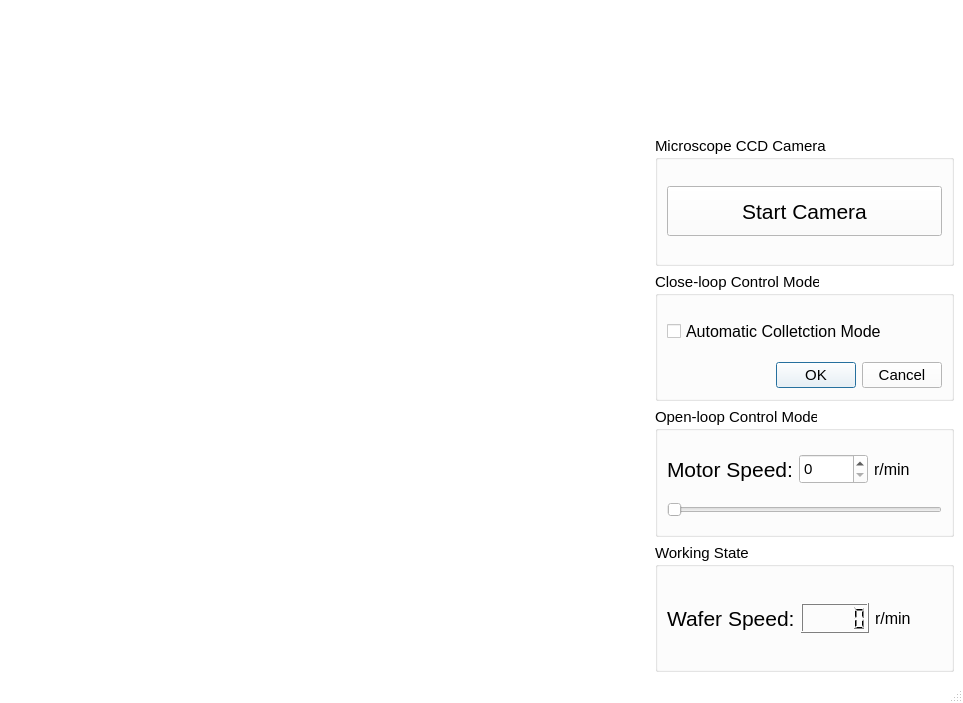
<?xml version="1.0" encoding="UTF-8"?>
<ui version="4.0">
 <class>MainWindowASUM</class>
 <widget class="QMainWindow" name="MainWindowASUM">
  <property name="geometry">
   <rect>
    <x>0</x>
    <y>0</y>
    <width>963</width>
    <height>703</height>
   </rect>
  </property>
  <property name="sizePolicy">
   <sizepolicy hsizetype="Expanding" vsizetype="Expanding">
    <horstretch>0</horstretch>
    <verstretch>0</verstretch>
   </sizepolicy>
  </property>
  <property name="palette">
   <palette>
    <active>
     <colorrole role="WindowText">
      <brush brushstyle="SolidPattern">
       <color alpha="255">
        <red>0</red>
        <green>0</green>
        <blue>0</blue>
       </color>
      </brush>
     </colorrole>
     <colorrole role="Button">
      <brush brushstyle="SolidPattern">
       <color alpha="255">
        <red>255</red>
        <green>255</green>
        <blue>255</blue>
       </color>
      </brush>
     </colorrole>
     <colorrole role="Light">
      <brush brushstyle="SolidPattern">
       <color alpha="255">
        <red>255</red>
        <green>255</green>
        <blue>255</blue>
       </color>
      </brush>
     </colorrole>
     <colorrole role="Midlight">
      <brush brushstyle="SolidPattern">
       <color alpha="255">
        <red>255</red>
        <green>255</green>
        <blue>255</blue>
       </color>
      </brush>
     </colorrole>
     <colorrole role="Dark">
      <brush brushstyle="SolidPattern">
       <color alpha="255">
        <red>127</red>
        <green>127</green>
        <blue>127</blue>
       </color>
      </brush>
     </colorrole>
     <colorrole role="Mid">
      <brush brushstyle="SolidPattern">
       <color alpha="255">
        <red>170</red>
        <green>170</green>
        <blue>170</blue>
       </color>
      </brush>
     </colorrole>
     <colorrole role="Text">
      <brush brushstyle="SolidPattern">
       <color alpha="255">
        <red>0</red>
        <green>0</green>
        <blue>0</blue>
       </color>
      </brush>
     </colorrole>
     <colorrole role="BrightText">
      <brush brushstyle="SolidPattern">
       <color alpha="255">
        <red>255</red>
        <green>255</green>
        <blue>255</blue>
       </color>
      </brush>
     </colorrole>
     <colorrole role="ButtonText">
      <brush brushstyle="SolidPattern">
       <color alpha="255">
        <red>0</red>
        <green>0</green>
        <blue>0</blue>
       </color>
      </brush>
     </colorrole>
     <colorrole role="Base">
      <brush brushstyle="SolidPattern">
       <color alpha="255">
        <red>255</red>
        <green>255</green>
        <blue>255</blue>
       </color>
      </brush>
     </colorrole>
     <colorrole role="Window">
      <brush brushstyle="SolidPattern">
       <color alpha="255">
        <red>255</red>
        <green>255</green>
        <blue>255</blue>
       </color>
      </brush>
     </colorrole>
     <colorrole role="Shadow">
      <brush brushstyle="SolidPattern">
       <color alpha="255">
        <red>0</red>
        <green>0</green>
        <blue>0</blue>
       </color>
      </brush>
     </colorrole>
     <colorrole role="AlternateBase">
      <brush brushstyle="SolidPattern">
       <color alpha="255">
        <red>255</red>
        <green>255</green>
        <blue>255</blue>
       </color>
      </brush>
     </colorrole>
     <colorrole role="ToolTipBase">
      <brush brushstyle="SolidPattern">
       <color alpha="255">
        <red>255</red>
        <green>255</green>
        <blue>220</blue>
       </color>
      </brush>
     </colorrole>
     <colorrole role="ToolTipText">
      <brush brushstyle="SolidPattern">
       <color alpha="255">
        <red>0</red>
        <green>0</green>
        <blue>0</blue>
       </color>
      </brush>
     </colorrole>
    </active>
    <inactive>
     <colorrole role="WindowText">
      <brush brushstyle="SolidPattern">
       <color alpha="255">
        <red>0</red>
        <green>0</green>
        <blue>0</blue>
       </color>
      </brush>
     </colorrole>
     <colorrole role="Button">
      <brush brushstyle="SolidPattern">
       <color alpha="255">
        <red>255</red>
        <green>255</green>
        <blue>255</blue>
       </color>
      </brush>
     </colorrole>
     <colorrole role="Light">
      <brush brushstyle="SolidPattern">
       <color alpha="255">
        <red>255</red>
        <green>255</green>
        <blue>255</blue>
       </color>
      </brush>
     </colorrole>
     <colorrole role="Midlight">
      <brush brushstyle="SolidPattern">
       <color alpha="255">
        <red>255</red>
        <green>255</green>
        <blue>255</blue>
       </color>
      </brush>
     </colorrole>
     <colorrole role="Dark">
      <brush brushstyle="SolidPattern">
       <color alpha="255">
        <red>127</red>
        <green>127</green>
        <blue>127</blue>
       </color>
      </brush>
     </colorrole>
     <colorrole role="Mid">
      <brush brushstyle="SolidPattern">
       <color alpha="255">
        <red>170</red>
        <green>170</green>
        <blue>170</blue>
       </color>
      </brush>
     </colorrole>
     <colorrole role="Text">
      <brush brushstyle="SolidPattern">
       <color alpha="255">
        <red>0</red>
        <green>0</green>
        <blue>0</blue>
       </color>
      </brush>
     </colorrole>
     <colorrole role="BrightText">
      <brush brushstyle="SolidPattern">
       <color alpha="255">
        <red>255</red>
        <green>255</green>
        <blue>255</blue>
       </color>
      </brush>
     </colorrole>
     <colorrole role="ButtonText">
      <brush brushstyle="SolidPattern">
       <color alpha="255">
        <red>0</red>
        <green>0</green>
        <blue>0</blue>
       </color>
      </brush>
     </colorrole>
     <colorrole role="Base">
      <brush brushstyle="SolidPattern">
       <color alpha="255">
        <red>255</red>
        <green>255</green>
        <blue>255</blue>
       </color>
      </brush>
     </colorrole>
     <colorrole role="Window">
      <brush brushstyle="SolidPattern">
       <color alpha="255">
        <red>255</red>
        <green>255</green>
        <blue>255</blue>
       </color>
      </brush>
     </colorrole>
     <colorrole role="Shadow">
      <brush brushstyle="SolidPattern">
       <color alpha="255">
        <red>0</red>
        <green>0</green>
        <blue>0</blue>
       </color>
      </brush>
     </colorrole>
     <colorrole role="AlternateBase">
      <brush brushstyle="SolidPattern">
       <color alpha="255">
        <red>255</red>
        <green>255</green>
        <blue>255</blue>
       </color>
      </brush>
     </colorrole>
     <colorrole role="ToolTipBase">
      <brush brushstyle="SolidPattern">
       <color alpha="255">
        <red>255</red>
        <green>255</green>
        <blue>220</blue>
       </color>
      </brush>
     </colorrole>
     <colorrole role="ToolTipText">
      <brush brushstyle="SolidPattern">
       <color alpha="255">
        <red>0</red>
        <green>0</green>
        <blue>0</blue>
       </color>
      </brush>
     </colorrole>
    </inactive>
    <disabled>
     <colorrole role="WindowText">
      <brush brushstyle="SolidPattern">
       <color alpha="255">
        <red>127</red>
        <green>127</green>
        <blue>127</blue>
       </color>
      </brush>
     </colorrole>
     <colorrole role="Button">
      <brush brushstyle="SolidPattern">
       <color alpha="255">
        <red>255</red>
        <green>255</green>
        <blue>255</blue>
       </color>
      </brush>
     </colorrole>
     <colorrole role="Light">
      <brush brushstyle="SolidPattern">
       <color alpha="255">
        <red>255</red>
        <green>255</green>
        <blue>255</blue>
       </color>
      </brush>
     </colorrole>
     <colorrole role="Midlight">
      <brush brushstyle="SolidPattern">
       <color alpha="255">
        <red>255</red>
        <green>255</green>
        <blue>255</blue>
       </color>
      </brush>
     </colorrole>
     <colorrole role="Dark">
      <brush brushstyle="SolidPattern">
       <color alpha="255">
        <red>127</red>
        <green>127</green>
        <blue>127</blue>
       </color>
      </brush>
     </colorrole>
     <colorrole role="Mid">
      <brush brushstyle="SolidPattern">
       <color alpha="255">
        <red>170</red>
        <green>170</green>
        <blue>170</blue>
       </color>
      </brush>
     </colorrole>
     <colorrole role="Text">
      <brush brushstyle="SolidPattern">
       <color alpha="255">
        <red>127</red>
        <green>127</green>
        <blue>127</blue>
       </color>
      </brush>
     </colorrole>
     <colorrole role="BrightText">
      <brush brushstyle="SolidPattern">
       <color alpha="255">
        <red>255</red>
        <green>255</green>
        <blue>255</blue>
       </color>
      </brush>
     </colorrole>
     <colorrole role="ButtonText">
      <brush brushstyle="SolidPattern">
       <color alpha="255">
        <red>127</red>
        <green>127</green>
        <blue>127</blue>
       </color>
      </brush>
     </colorrole>
     <colorrole role="Base">
      <brush brushstyle="SolidPattern">
       <color alpha="255">
        <red>255</red>
        <green>255</green>
        <blue>255</blue>
       </color>
      </brush>
     </colorrole>
     <colorrole role="Window">
      <brush brushstyle="SolidPattern">
       <color alpha="255">
        <red>255</red>
        <green>255</green>
        <blue>255</blue>
       </color>
      </brush>
     </colorrole>
     <colorrole role="Shadow">
      <brush brushstyle="SolidPattern">
       <color alpha="255">
        <red>0</red>
        <green>0</green>
        <blue>0</blue>
       </color>
      </brush>
     </colorrole>
     <colorrole role="AlternateBase">
      <brush brushstyle="SolidPattern">
       <color alpha="255">
        <red>255</red>
        <green>255</green>
        <blue>255</blue>
       </color>
      </brush>
     </colorrole>
     <colorrole role="ToolTipBase">
      <brush brushstyle="SolidPattern">
       <color alpha="255">
        <red>255</red>
        <green>255</green>
        <blue>220</blue>
       </color>
      </brush>
     </colorrole>
     <colorrole role="ToolTipText">
      <brush brushstyle="SolidPattern">
       <color alpha="255">
        <red>0</red>
        <green>0</green>
        <blue>0</blue>
       </color>
      </brush>
     </colorrole>
    </disabled>
   </palette>
  </property>
  <property name="windowTitle">
   <string>ASUM GUI</string>
  </property>
  <property name="layoutDirection">
   <enum>Qt::LeftToRight</enum>
  </property>
  <widget class="QWidget" name="centralwidget">
   <layout class="QGridLayout" name="gridLayout">
    <item row="1" column="0">
     <widget class="QLabel" name="image_label">
      <property name="sizePolicy">
       <sizepolicy hsizetype="MinimumExpanding" vsizetype="MinimumExpanding">
        <horstretch>0</horstretch>
        <verstretch>0</verstretch>
       </sizepolicy>
      </property>
      <property name="minimumSize">
       <size>
        <width>640</width>
        <height>512</height>
       </size>
      </property>
      <property name="palette">
       <palette>
        <active>
         <colorrole role="WindowText">
          <brush brushstyle="SolidPattern">
           <color alpha="255">
            <red>0</red>
            <green>0</green>
            <blue>0</blue>
           </color>
          </brush>
         </colorrole>
         <colorrole role="Button">
          <brush brushstyle="SolidPattern">
           <color alpha="255">
            <red>255</red>
            <green>255</green>
            <blue>255</blue>
           </color>
          </brush>
         </colorrole>
         <colorrole role="Light">
          <brush brushstyle="SolidPattern">
           <color alpha="255">
            <red>255</red>
            <green>255</green>
            <blue>255</blue>
           </color>
          </brush>
         </colorrole>
         <colorrole role="Midlight">
          <brush brushstyle="SolidPattern">
           <color alpha="255">
            <red>255</red>
            <green>255</green>
            <blue>255</blue>
           </color>
          </brush>
         </colorrole>
         <colorrole role="Dark">
          <brush brushstyle="SolidPattern">
           <color alpha="255">
            <red>127</red>
            <green>127</green>
            <blue>127</blue>
           </color>
          </brush>
         </colorrole>
         <colorrole role="Mid">
          <brush brushstyle="SolidPattern">
           <color alpha="255">
            <red>170</red>
            <green>170</green>
            <blue>170</blue>
           </color>
          </brush>
         </colorrole>
         <colorrole role="Text">
          <brush brushstyle="SolidPattern">
           <color alpha="255">
            <red>0</red>
            <green>0</green>
            <blue>0</blue>
           </color>
          </brush>
         </colorrole>
         <colorrole role="BrightText">
          <brush brushstyle="SolidPattern">
           <color alpha="255">
            <red>255</red>
            <green>255</green>
            <blue>255</blue>
           </color>
          </brush>
         </colorrole>
         <colorrole role="ButtonText">
          <brush brushstyle="SolidPattern">
           <color alpha="255">
            <red>0</red>
            <green>0</green>
            <blue>0</blue>
           </color>
          </brush>
         </colorrole>
         <colorrole role="Base">
          <brush brushstyle="SolidPattern">
           <color alpha="255">
            <red>255</red>
            <green>255</green>
            <blue>255</blue>
           </color>
          </brush>
         </colorrole>
         <colorrole role="Window">
          <brush brushstyle="SolidPattern">
           <color alpha="255">
            <red>255</red>
            <green>255</green>
            <blue>255</blue>
           </color>
          </brush>
         </colorrole>
         <colorrole role="Shadow">
          <brush brushstyle="SolidPattern">
           <color alpha="255">
            <red>0</red>
            <green>0</green>
            <blue>0</blue>
           </color>
          </brush>
         </colorrole>
         <colorrole role="AlternateBase">
          <brush brushstyle="SolidPattern">
           <color alpha="255">
            <red>255</red>
            <green>255</green>
            <blue>255</blue>
           </color>
          </brush>
         </colorrole>
         <colorrole role="ToolTipBase">
          <brush brushstyle="SolidPattern">
           <color alpha="255">
            <red>255</red>
            <green>255</green>
            <blue>220</blue>
           </color>
          </brush>
         </colorrole>
         <colorrole role="ToolTipText">
          <brush brushstyle="SolidPattern">
           <color alpha="255">
            <red>0</red>
            <green>0</green>
            <blue>0</blue>
           </color>
          </brush>
         </colorrole>
        </active>
        <inactive>
         <colorrole role="WindowText">
          <brush brushstyle="SolidPattern">
           <color alpha="255">
            <red>0</red>
            <green>0</green>
            <blue>0</blue>
           </color>
          </brush>
         </colorrole>
         <colorrole role="Button">
          <brush brushstyle="SolidPattern">
           <color alpha="255">
            <red>255</red>
            <green>255</green>
            <blue>255</blue>
           </color>
          </brush>
         </colorrole>
         <colorrole role="Light">
          <brush brushstyle="SolidPattern">
           <color alpha="255">
            <red>255</red>
            <green>255</green>
            <blue>255</blue>
           </color>
          </brush>
         </colorrole>
         <colorrole role="Midlight">
          <brush brushstyle="SolidPattern">
           <color alpha="255">
            <red>255</red>
            <green>255</green>
            <blue>255</blue>
           </color>
          </brush>
         </colorrole>
         <colorrole role="Dark">
          <brush brushstyle="SolidPattern">
           <color alpha="255">
            <red>127</red>
            <green>127</green>
            <blue>127</blue>
           </color>
          </brush>
         </colorrole>
         <colorrole role="Mid">
          <brush brushstyle="SolidPattern">
           <color alpha="255">
            <red>170</red>
            <green>170</green>
            <blue>170</blue>
           </color>
          </brush>
         </colorrole>
         <colorrole role="Text">
          <brush brushstyle="SolidPattern">
           <color alpha="255">
            <red>0</red>
            <green>0</green>
            <blue>0</blue>
           </color>
          </brush>
         </colorrole>
         <colorrole role="BrightText">
          <brush brushstyle="SolidPattern">
           <color alpha="255">
            <red>255</red>
            <green>255</green>
            <blue>255</blue>
           </color>
          </brush>
         </colorrole>
         <colorrole role="ButtonText">
          <brush brushstyle="SolidPattern">
           <color alpha="255">
            <red>0</red>
            <green>0</green>
            <blue>0</blue>
           </color>
          </brush>
         </colorrole>
         <colorrole role="Base">
          <brush brushstyle="SolidPattern">
           <color alpha="255">
            <red>255</red>
            <green>255</green>
            <blue>255</blue>
           </color>
          </brush>
         </colorrole>
         <colorrole role="Window">
          <brush brushstyle="SolidPattern">
           <color alpha="255">
            <red>255</red>
            <green>255</green>
            <blue>255</blue>
           </color>
          </brush>
         </colorrole>
         <colorrole role="Shadow">
          <brush brushstyle="SolidPattern">
           <color alpha="255">
            <red>0</red>
            <green>0</green>
            <blue>0</blue>
           </color>
          </brush>
         </colorrole>
         <colorrole role="AlternateBase">
          <brush brushstyle="SolidPattern">
           <color alpha="255">
            <red>255</red>
            <green>255</green>
            <blue>255</blue>
           </color>
          </brush>
         </colorrole>
         <colorrole role="ToolTipBase">
          <brush brushstyle="SolidPattern">
           <color alpha="255">
            <red>255</red>
            <green>255</green>
            <blue>220</blue>
           </color>
          </brush>
         </colorrole>
         <colorrole role="ToolTipText">
          <brush brushstyle="SolidPattern">
           <color alpha="255">
            <red>0</red>
            <green>0</green>
            <blue>0</blue>
           </color>
          </brush>
         </colorrole>
        </inactive>
        <disabled>
         <colorrole role="WindowText">
          <brush brushstyle="SolidPattern">
           <color alpha="255">
            <red>127</red>
            <green>127</green>
            <blue>127</blue>
           </color>
          </brush>
         </colorrole>
         <colorrole role="Button">
          <brush brushstyle="SolidPattern">
           <color alpha="255">
            <red>255</red>
            <green>255</green>
            <blue>255</blue>
           </color>
          </brush>
         </colorrole>
         <colorrole role="Light">
          <brush brushstyle="SolidPattern">
           <color alpha="255">
            <red>255</red>
            <green>255</green>
            <blue>255</blue>
           </color>
          </brush>
         </colorrole>
         <colorrole role="Midlight">
          <brush brushstyle="SolidPattern">
           <color alpha="255">
            <red>255</red>
            <green>255</green>
            <blue>255</blue>
           </color>
          </brush>
         </colorrole>
         <colorrole role="Dark">
          <brush brushstyle="SolidPattern">
           <color alpha="255">
            <red>127</red>
            <green>127</green>
            <blue>127</blue>
           </color>
          </brush>
         </colorrole>
         <colorrole role="Mid">
          <brush brushstyle="SolidPattern">
           <color alpha="255">
            <red>170</red>
            <green>170</green>
            <blue>170</blue>
           </color>
          </brush>
         </colorrole>
         <colorrole role="Text">
          <brush brushstyle="SolidPattern">
           <color alpha="255">
            <red>127</red>
            <green>127</green>
            <blue>127</blue>
           </color>
          </brush>
         </colorrole>
         <colorrole role="BrightText">
          <brush brushstyle="SolidPattern">
           <color alpha="255">
            <red>255</red>
            <green>255</green>
            <blue>255</blue>
           </color>
          </brush>
         </colorrole>
         <colorrole role="ButtonText">
          <brush brushstyle="SolidPattern">
           <color alpha="255">
            <red>127</red>
            <green>127</green>
            <blue>127</blue>
           </color>
          </brush>
         </colorrole>
         <colorrole role="Base">
          <brush brushstyle="SolidPattern">
           <color alpha="255">
            <red>255</red>
            <green>255</green>
            <blue>255</blue>
           </color>
          </brush>
         </colorrole>
         <colorrole role="Window">
          <brush brushstyle="SolidPattern">
           <color alpha="255">
            <red>255</red>
            <green>255</green>
            <blue>255</blue>
           </color>
          </brush>
         </colorrole>
         <colorrole role="Shadow">
          <brush brushstyle="SolidPattern">
           <color alpha="255">
            <red>0</red>
            <green>0</green>
            <blue>0</blue>
           </color>
          </brush>
         </colorrole>
         <colorrole role="AlternateBase">
          <brush brushstyle="SolidPattern">
           <color alpha="255">
            <red>255</red>
            <green>255</green>
            <blue>255</blue>
           </color>
          </brush>
         </colorrole>
         <colorrole role="ToolTipBase">
          <brush brushstyle="SolidPattern">
           <color alpha="255">
            <red>255</red>
            <green>255</green>
            <blue>220</blue>
           </color>
          </brush>
         </colorrole>
         <colorrole role="ToolTipText">
          <brush brushstyle="SolidPattern">
           <color alpha="255">
            <red>0</red>
            <green>0</green>
            <blue>0</blue>
           </color>
          </brush>
         </colorrole>
        </disabled>
       </palette>
      </property>
      <property name="text">
       <string/>
      </property>
      <property name="pixmap">
       <pixmap resource="asum_pic.qrc">:/ASUM_PIC/ASUM-brain.png</pixmap>
      </property>
      <property name="scaledContents">
       <bool>true</bool>
      </property>
     </widget>
    </item>
    <item row="1" column="1">
     <layout class="QVBoxLayout" name="verticalLayout_9">
      <item>
       <widget class="QGroupBox" name="groupBox_2">
        <property name="font">
         <font>
          <pointsize>11</pointsize>
         </font>
        </property>
        <property name="title">
         <string>Microscope CCD Camera</string>
        </property>
        <layout class="QVBoxLayout" name="verticalLayout_5">
         <item>
          <widget class="QPushButton" name="camera_start">
           <property name="sizePolicy">
            <sizepolicy hsizetype="Expanding" vsizetype="Expanding">
             <horstretch>0</horstretch>
             <verstretch>0</verstretch>
            </sizepolicy>
           </property>
           <property name="minimumSize">
            <size>
             <width>0</width>
             <height>0</height>
            </size>
           </property>
           <property name="maximumSize">
            <size>
             <width>276</width>
             <height>50</height>
            </size>
           </property>
           <property name="font">
            <font>
             <pointsize>16</pointsize>
            </font>
           </property>
           <property name="text">
            <string>Start Camera</string>
           </property>
          </widget>
         </item>
        </layout>
       </widget>
      </item>
      <item>
       <widget class="QGroupBox" name="groupBox">
        <property name="font">
         <font>
          <pointsize>11</pointsize>
         </font>
        </property>
        <property name="title">
         <string>Close-loop Control Mode</string>
        </property>
        <layout class="QVBoxLayout" name="verticalLayout_6">
         <item>
          <layout class="QVBoxLayout" name="verticalLayout_3">
           <item>
            <widget class="QCheckBox" name="checkBox">
             <property name="sizePolicy">
              <sizepolicy hsizetype="Expanding" vsizetype="Expanding">
               <horstretch>0</horstretch>
               <verstretch>0</verstretch>
              </sizepolicy>
             </property>
             <property name="maximumSize">
              <size>
               <width>16777215</width>
               <height>50</height>
              </size>
             </property>
             <property name="font">
              <font>
               <pointsize>12</pointsize>
              </font>
             </property>
             <property name="text">
              <string>Automatic Colletction Mode</string>
             </property>
            </widget>
           </item>
           <item>
            <widget class="QDialogButtonBox" name="buttonBox">
             <property name="standardButtons">
              <set>QDialogButtonBox::Cancel|QDialogButtonBox::Ok</set>
             </property>
            </widget>
           </item>
          </layout>
         </item>
        </layout>
       </widget>
      </item>
      <item>
       <widget class="QGroupBox" name="groupBox_3">
        <property name="font">
         <font>
          <pointsize>11</pointsize>
         </font>
        </property>
        <property name="title">
         <string>Open-loop Control Mode</string>
        </property>
        <layout class="QVBoxLayout" name="verticalLayout_7">
         <item>
          <layout class="QVBoxLayout" name="verticalLayout_4">
           <item>
            <layout class="QHBoxLayout" name="horizontalLayout">
             <item>
              <widget class="QLabel" name="label">
               <property name="sizePolicy">
                <sizepolicy hsizetype="Expanding" vsizetype="Expanding">
                 <horstretch>0</horstretch>
                 <verstretch>0</verstretch>
                </sizepolicy>
               </property>
               <property name="minimumSize">
                <size>
                 <width>0</width>
                 <height>50</height>
                </size>
               </property>
               <property name="maximumSize">
                <size>
                 <width>16777215</width>
                 <height>50</height>
                </size>
               </property>
               <property name="font">
                <font>
                 <pointsize>16</pointsize>
                </font>
               </property>
               <property name="text">
                <string>Motor Speed:</string>
               </property>
              </widget>
             </item>
             <item>
              <widget class="QSpinBox" name="spinBox_motor_speed">
               <property name="sizePolicy">
                <sizepolicy hsizetype="Expanding" vsizetype="Expanding">
                 <horstretch>0</horstretch>
                 <verstretch>0</verstretch>
                </sizepolicy>
               </property>
               <property name="minimumSize">
                <size>
                 <width>0</width>
                 <height>30</height>
                </size>
               </property>
               <property name="maximumSize">
                <size>
                 <width>16777215</width>
                 <height>30</height>
                </size>
               </property>
               <property name="maximum">
                <number>1000</number>
               </property>
               <property name="singleStep">
                <number>10</number>
               </property>
              </widget>
             </item>
             <item>
              <widget class="QLabel" name="label_3">
               <property name="sizePolicy">
                <sizepolicy hsizetype="Expanding" vsizetype="Expanding">
                 <horstretch>0</horstretch>
                 <verstretch>0</verstretch>
                </sizepolicy>
               </property>
               <property name="minimumSize">
                <size>
                 <width>0</width>
                 <height>50</height>
                </size>
               </property>
               <property name="maximumSize">
                <size>
                 <width>16777215</width>
                 <height>50</height>
                </size>
               </property>
               <property name="font">
                <font>
                 <pointsize>12</pointsize>
                </font>
               </property>
               <property name="text">
                <string>r/min</string>
               </property>
              </widget>
             </item>
            </layout>
           </item>
           <item>
            <layout class="QVBoxLayout" name="verticalLayout_2">
             <item>
              <layout class="QVBoxLayout" name="verticalLayout">
               <property name="bottomMargin">
                <number>0</number>
               </property>
               <item>
                <widget class="QSlider" name="Slider_motorcontrol">
                 <property name="sizePolicy">
                  <sizepolicy hsizetype="Expanding" vsizetype="Expanding">
                   <horstretch>0</horstretch>
                   <verstretch>0</verstretch>
                  </sizepolicy>
                 </property>
                 <property name="maximumSize">
                  <size>
                   <width>16777215</width>
                   <height>20</height>
                  </size>
                 </property>
                 <property name="font">
                  <font>
                   <pointsize>16</pointsize>
                  </font>
                 </property>
                 <property name="maximum">
                  <number>1000</number>
                 </property>
                 <property name="orientation">
                  <enum>Qt::Horizontal</enum>
                 </property>
                </widget>
               </item>
              </layout>
             </item>
            </layout>
           </item>
          </layout>
         </item>
        </layout>
       </widget>
      </item>
      <item>
       <widget class="QGroupBox" name="groupBox_4">
        <property name="font">
         <font>
          <pointsize>11</pointsize>
         </font>
        </property>
        <property name="title">
         <string>Working State</string>
        </property>
        <layout class="QVBoxLayout" name="verticalLayout_8">
         <item>
          <layout class="QHBoxLayout" name="horizontalLayout_2">
           <property name="topMargin">
            <number>0</number>
           </property>
           <property name="bottomMargin">
            <number>0</number>
           </property>
           <item>
            <widget class="QLabel" name="label_2">
             <property name="sizePolicy">
              <sizepolicy hsizetype="Expanding" vsizetype="Expanding">
               <horstretch>0</horstretch>
               <verstretch>0</verstretch>
              </sizepolicy>
             </property>
             <property name="maximumSize">
              <size>
               <width>16777215</width>
               <height>50</height>
              </size>
             </property>
             <property name="font">
              <font>
               <pointsize>16</pointsize>
              </font>
             </property>
             <property name="text">
              <string>Wafer Speed:</string>
             </property>
            </widget>
           </item>
           <item>
            <widget class="QLCDNumber" name="lcdNumber">
             <property name="sizePolicy">
              <sizepolicy hsizetype="Expanding" vsizetype="Expanding">
               <horstretch>0</horstretch>
               <verstretch>0</verstretch>
              </sizepolicy>
             </property>
             <property name="maximumSize">
              <size>
               <width>200</width>
               <height>30</height>
              </size>
             </property>
            </widget>
           </item>
           <item>
            <widget class="QLabel" name="label_4">
             <property name="sizePolicy">
              <sizepolicy hsizetype="Expanding" vsizetype="Expanding">
               <horstretch>0</horstretch>
               <verstretch>0</verstretch>
              </sizepolicy>
             </property>
             <property name="maximumSize">
              <size>
               <width>16777215</width>
               <height>50</height>
              </size>
             </property>
             <property name="font">
              <font>
               <pointsize>12</pointsize>
              </font>
             </property>
             <property name="text">
              <string>r/min</string>
             </property>
            </widget>
           </item>
          </layout>
         </item>
        </layout>
       </widget>
      </item>
     </layout>
    </item>
    <item row="0" column="0" colspan="2">
     <widget class="QLabel" name="label_5">
      <property name="sizePolicy">
       <sizepolicy hsizetype="Fixed" vsizetype="Fixed">
        <horstretch>0</horstretch>
        <verstretch>0</verstretch>
       </sizepolicy>
      </property>
      <property name="minimumSize">
       <size>
        <width>945</width>
        <height>121</height>
       </size>
      </property>
      <property name="text">
       <string/>
      </property>
      <property name="pixmap">
       <pixmap resource="asum_pic.qrc">:/ASUM_PIC/ASUM_title_short.png</pixmap>
      </property>
     </widget>
    </item>
   </layout>
  </widget>
  <widget class="QMenuBar" name="menubar">
   <property name="geometry">
    <rect>
     <x>0</x>
     <y>0</y>
     <width>963</width>
     <height>23</height>
    </rect>
   </property>
  </widget>
  <widget class="QStatusBar" name="statusbar"/>
  <action name="actionstart">
   <property name="text">
    <string>start</string>
   </property>
  </action>
  <action name="actionclose">
   <property name="text">
    <string>close</string>
   </property>
  </action>
 </widget>
 <resources>
  <include location="asum_pic.qrc"/>
 </resources>
 <connections>
  <connection>
   <sender>spinBox_motor_speed</sender>
   <signal>valueChanged(int)</signal>
   <receiver>Slider_motorcontrol</receiver>
   <slot>setValue(int)</slot>
   <hints>
    <hint type="sourcelabel">
     <x>862</x>
     <y>501</y>
    </hint>
    <hint type="destinationlabel">
     <x>908</x>
     <y>548</y>
    </hint>
   </hints>
  </connection>
  <connection>
   <sender>Slider_motorcontrol</sender>
   <signal>valueChanged(int)</signal>
   <receiver>spinBox_motor_speed</receiver>
   <slot>setValue(int)</slot>
   <hints>
    <hint type="sourcelabel">
     <x>908</x>
     <y>548</y>
    </hint>
    <hint type="destinationlabel">
     <x>862</x>
     <y>501</y>
    </hint>
   </hints>
  </connection>
  <connection>
   <sender>spinBox_motor_speed</sender>
   <signal>valueChanged(int)</signal>
   <receiver>lcdNumber</receiver>
   <slot>display(int)</slot>
   <hints>
    <hint type="sourcelabel">
     <x>862</x>
     <y>502</y>
    </hint>
    <hint type="destinationlabel">
     <x>846</x>
     <y>685</y>
    </hint>
   </hints>
  </connection>
  <connection>
   <sender>buttonBox</sender>
   <signal>accepted()</signal>
   <receiver>checkBox</receiver>
   <slot>click()</slot>
   <hints>
    <hint type="sourcelabel">
     <x>892</x>
     <y>396</y>
    </hint>
    <hint type="destinationlabel">
     <x>822</x>
     <y>350</y>
    </hint>
   </hints>
  </connection>
  <connection>
   <sender>buttonBox</sender>
   <signal>rejected()</signal>
   <receiver>checkBox</receiver>
   <slot>click()</slot>
   <hints>
    <hint type="sourcelabel">
     <x>776</x>
     <y>380</y>
    </hint>
    <hint type="destinationlabel">
     <x>778</x>
     <y>356</y>
    </hint>
   </hints>
  </connection>
 </connections>
</ui>
